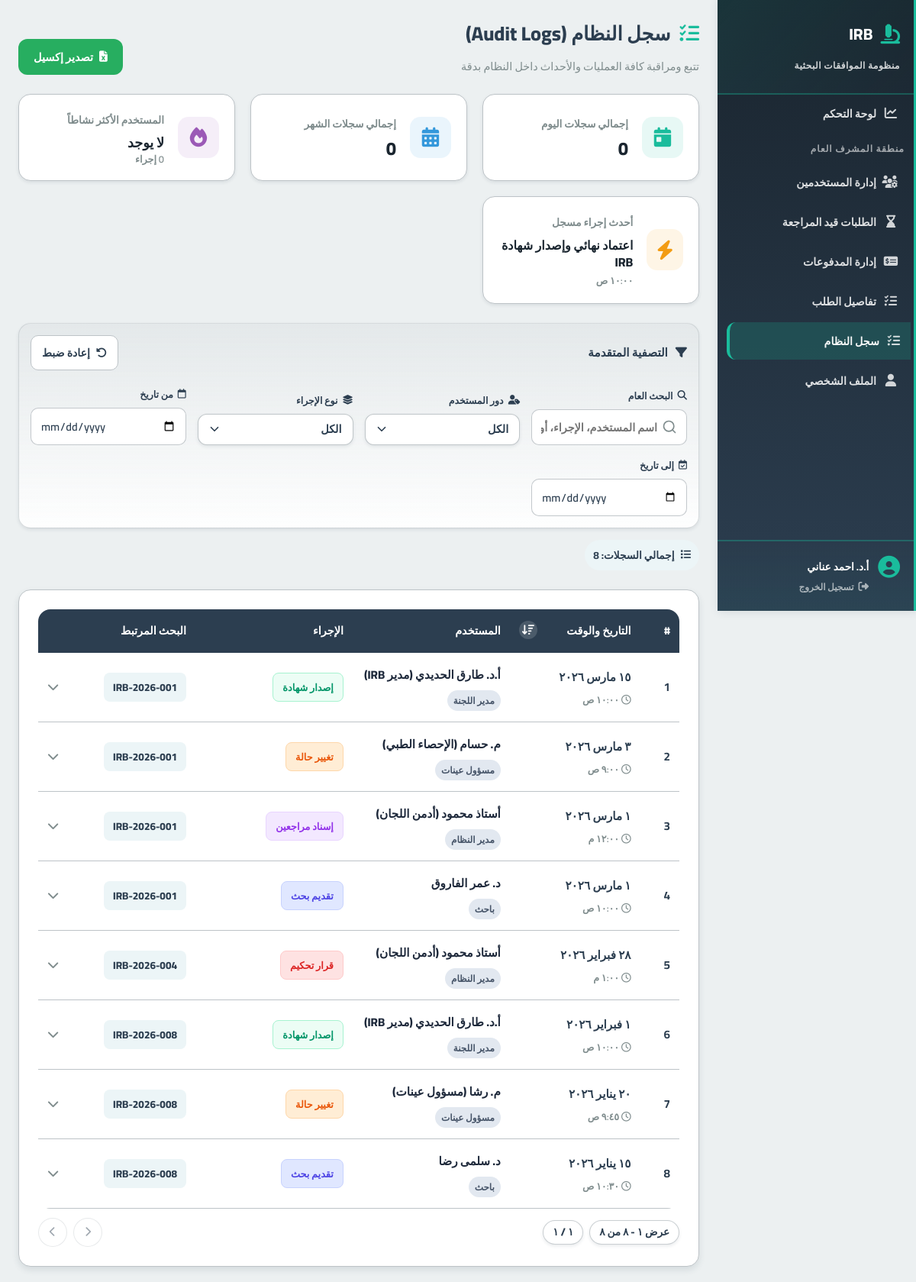
Screenshot of /features/admin/system_logs.php (signed in) with the database file from the repository.
### tables this page shows
CREATE TABLE logs (
    id INT AUTO_INCREMENT PRIMARY KEY,
    application_id INT,
    user_id INT,
    action VARCHAR(255),
    type VARCHAR(50) NULL,
    created_at TIMESTAMP DEFAULT CURRENT_TIMESTAMP,
    FOREIGN KEY (application_id) REFERENCES applications(id) ON DELETE SET NULL,
    FOREIGN KEY (user_id) REFERENCES users(id)
);

CREATE TABLE users (
    id INT AUTO_INCREMENT PRIMARY KEY,
    role ENUM('student','admin','sample_officer','reviewer','manager','super_admin') NOT NULL,
    full_name VARCHAR(255),
    email VARCHAR(255) UNIQUE,
    password_hash VARCHAR(255),
    national_id VARCHAR(20),
    phone_number VARCHAR(20),
    faculty VARCHAR(150),
    department VARCHAR(150),
    id_front_url VARCHAR(255),
    id_back_url VARCHAR(255),
    is_active BOOLEAN DEFAULT FALSE,
    created_at TIMESTAMP DEFAULT CURRENT_TIMESTAMP
);

CREATE TABLE applications (
    id INT AUTO_INCREMENT PRIMARY KEY,
    student_id INT,
    serial_number VARCHAR(50) UNIQUE,
    title TEXT,
    principal_investigator VARCHAR(255),
    co_investigators JSON,
    current_stage ENUM(
        'pending_admin', 'awaiting_initial_payment', 'awaiting_sample_calc',
        'awaiting_sample_payment', 'under_review','approved_by_reviewer','approved', 'rejected'
    ) DEFAULT 'pending_admin',
    is_blinded BOOLEAN DEFAULT TRUE,
    created_at TIMESTAMP DEFAULT CURRENT_TIMESTAMP,
    updated_at TIMESTAMP DEFAULT CURRENT_TIMESTAMP ON UPDATE CURRENT_TIMESTAMP,
    FOREIGN KEY (student_id) REFERENCES users(id) ON DELETE CASCADE,
    INDEX(student_id),
    INDEX(current_stage)
);

### features/admin/system_logs.php (the view, shortened to what the rows shown need)
<?php
require_once '../../init.php';
require_once '../../includes/irb_helpers.php';
require_once '../../classes/SystemLogs.php';
$dbobj = new Database();
$systemLogs = new SystemLogs($dbobj->getconn());
$logs = $systemLogs->getAllLogs();
$roleTranslations = [
    'admin' => 'مدير النظام',
    'manager' => 'مدير اللجنة',
    'reviewer' => 'مراجع',
    'sample_officer' => 'مسؤول عينات',
    'student' => 'باحث',
    'super_admin' => 'مدير عام'
];
?>
<!DOCTYPE html>
<html lang="ar" dir="rtl">
<head>
    <link rel="stylesheet" href="https://cdnjs.cloudflare.com/ajax/libs/font-awesome/6.4.0/css/all.min.css">
    <link rel="stylesheet" href="/irb-digital-system/includes/style.css">
    <link rel="stylesheet" href="/irb-digital-system/assets/css/global.css">
    <link rel="stylesheet" href="/irb-digital-system/assets/css/irb-select.css">
    <link rel="stylesheet" href="/irb-digital-system/assets/css/irb-pagination.css">
</head>
<body>
    <div class="content">
        <div class="page-header">
            <div>
                <h2 class="page-title"><i class="fa-solid fa-list-check"></i> سجل النظام (Audit Logs)</h2>
            </div>
        </div>
        <div class="data-card">
            <div class="table-wrap">
                <table class="data-table" id="logsTable">
                    <thead>
                        <tr>
                            <th width="5%">#</th>
                            <th width="15%" class="sortable-header">
                                <button type="button" id="dateSortHeader" class="sortable-button" aria-label="ترتيب حسب الوقت">
                                    <span>التاريخ والوقت</span>
                                    <span class="sort-direction" id="dateSortIcon"><i class="fa-solid fa-arrow-down-wide-short"></i></span>
                                </button>
                            </th>
                            <th width="20%">المستخدم</th>
                            <th width="20%">الإجراء</th>
                            <th width="15%">البحث المرتبط</th>
                            <th width="5%"></th>
                        </tr>
                    </thead>
                    <tbody id="logsTableBody">
                        <?php if (empty($logs)): ?>
                            <tr><td colspan="6"><div class="no-results" style="display:block;"><i class="fa-solid fa-folder-open"></i><p style="font-weight:700;font-size:1.05rem;">لا توجد أي سجلات</p></div></td></tr>
                        <?php else: ?>
                            <?php foreach ($logs as $index => $row):
                                $userRole = $row['role'] ? ($roleTranslations[$row['role']] ?? $row['role']) : 'نظام';
                                $userName = $row['full_name'] ? $row['full_name'] : 'النظام الآلي';
                                $searchBlob = strtolower($userName . ' ' . $row['action'] . ' ' . $row['serial_number']);
                                $rawDate = date('Y-m-d', strtotime($row['created_at']));
                            ?>
                                <tr class="main-row"
                                    data-search="<?= htmlspecialchars($searchBlob) ?>"
                                    data-role="<?= $row['role'] ?? 'system' ?>"
                                    data-type="<?= $row['action_type'] ?>"
                                    data-date="<?= htmlspecialchars($rawDate) ?>"
                                    data-sortdate="<?= $row['created_at'] ?>"
                                    onclick="toggleRow(this)">
                                    <td><strong><?= $index + 1 ?></strong></td>
                                    <td>
                                        <div class="date-cell">
                                            <span><?= htmlspecialchars(irb_format_arabic_date($row['created_at'])) ?></span>
                                            <small><i class="fa-regular fa-clock"></i> <?= htmlspecialchars(irb_format_arabic_time($row['created_at'])) ?></small>
                                        </div>
                                    </td>
                                    <td>
                                        <div class="name"><?= htmlspecialchars($userName) ?></div>
                                        <div class="role-badge"><?= $userRole ?></div>
                                    </td>
                                    <td>
                                        <span class="<?= $row['badge_class'] ?>">
                                            <?= htmlspecialchars($row['action_label']) ?>
                                        </span>
                                    </td>
                                    <td>
                                        <?php if($row['serial_number']): ?>
                                            <a href="/irb-digital-system/features/admin/application_details.php?id=<?= $row['application_id'] ?>" class="badge-serial" onclick="event.stopPropagation()">
                                                <?= htmlspecialchars($row['serial_number']) ?>
                                            </a>
                                        <?php else: ?>
                                            <span style="color:var(--text-muted); font-weight:800;">—</span>
                                        <?php endif; ?>
                                    </td>
                                    <td style="text-align:left;"><i class="fa-solid fa-chevron-down chevron-icon"></i></td>
                                </tr>
                            <?php endforeach; ?>
                        <?php endif; ?>
                    </tbody>
                </table>
            </div>
        </div>
    </div>
</body>
</html>

### rows the page displays
logs: created_at "١٥ مارس ٢٠٢٦", created_at "١٠:٠٠ ص", user.full_name "أ.د. طارق الحديدي (مدير IRB)", user.role "مدير اللجنة", action_label "إصدار شهادة", application.serial_number "IRB-2026-001"
logs: created_at "٣ مارس ٢٠٢٦", created_at "٩:٠٠ ص", user.full_name "م. حسام (الإحصاء الطبي)", user.role "مسؤول عينات", action_label "تغيير حالة", application.serial_number "IRB-2026-001"
logs: created_at "١ مارس ٢٠٢٦", created_at "١٢:٠٠ م", user.full_name "أستاذ محمود (أدمن اللجان)", user.role "مدير النظام", action_label "إسناد مراجعين", application.serial_number "IRB-2026-001"
logs: created_at "١ مارس ٢٠٢٦", created_at "١٠:٠٠ ص", user.full_name "د. عمر الفاروق", user.role "باحث", action_label "تقديم بحث", application.serial_number "IRB-2026-001"
logs: created_at "٢٨ فبراير ٢٠٢٦", created_at "١:٠٠ م", user.full_name "أستاذ محمود (أدمن اللجان)", user.role "مدير النظام", action_label "قرار تحكيم", application.serial_number "IRB-2026-004"
logs: created_at "١ فبراير ٢٠٢٦", created_at "١٠:٠٠ ص", user.full_name "أ.د. طارق الحديدي (مدير IRB)", user.role "مدير اللجنة", action_label "إصدار شهادة", application.serial_number "IRB-2026-008"
logs: created_at "٢٠ يناير ٢٠٢٦", created_at "٩:٤٥ ص", user.full_name "م. رشا (مسؤول عينات)", user.role "مسؤول عينات", action_label "تغيير حالة", application.serial_number "IRB-2026-008"
logs: created_at "١٥ يناير ٢٠٢٦", created_at "١٠:٣٠ ص", user.full_name "د. سلمى رضا", user.role "باحث", action_label "تقديم بحث", application.serial_number "IRB-2026-008"

### other values shown
mb_substr($_SESSION['full_name'], 0, 20, 'UTF-8') "أ.د. احمد عناني"
$summary['today'] "0"
$summary['this_month'] "0"
$summary['active_user']['name'] "لا يوجد"
$summary['last_action']['action'] "اعتماد نهائي وإصدار شهادة IRB"
irb_format_arabic_time($summary['last_action']['time']) "١٠:٠٠ ص"
count($logs) "8"
